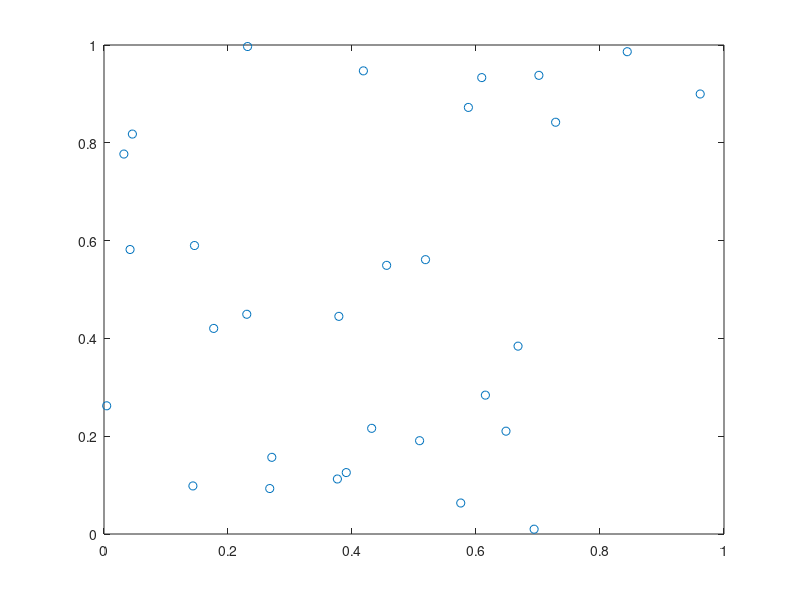

The MATLAB script that drew this image:
% Initialize cities and canvas

N = 30;  % Number of cities

% New canvas
city = rand(N, 2);
visitOrder = 1:N;
global distCity
distCity = zeros(N, N);

for i = 1:N
    for j = 1:N
    
        distCity(i, j) = sqrt((city(i, 1)-city(j, 1))^2 + (city(i, 2)-city(j, 2))^2);
    end
end

figure;
plot(city(:, 1), city(:, 2), 'LineStyle', 'none', 'Marker', 'o');
hold on;
